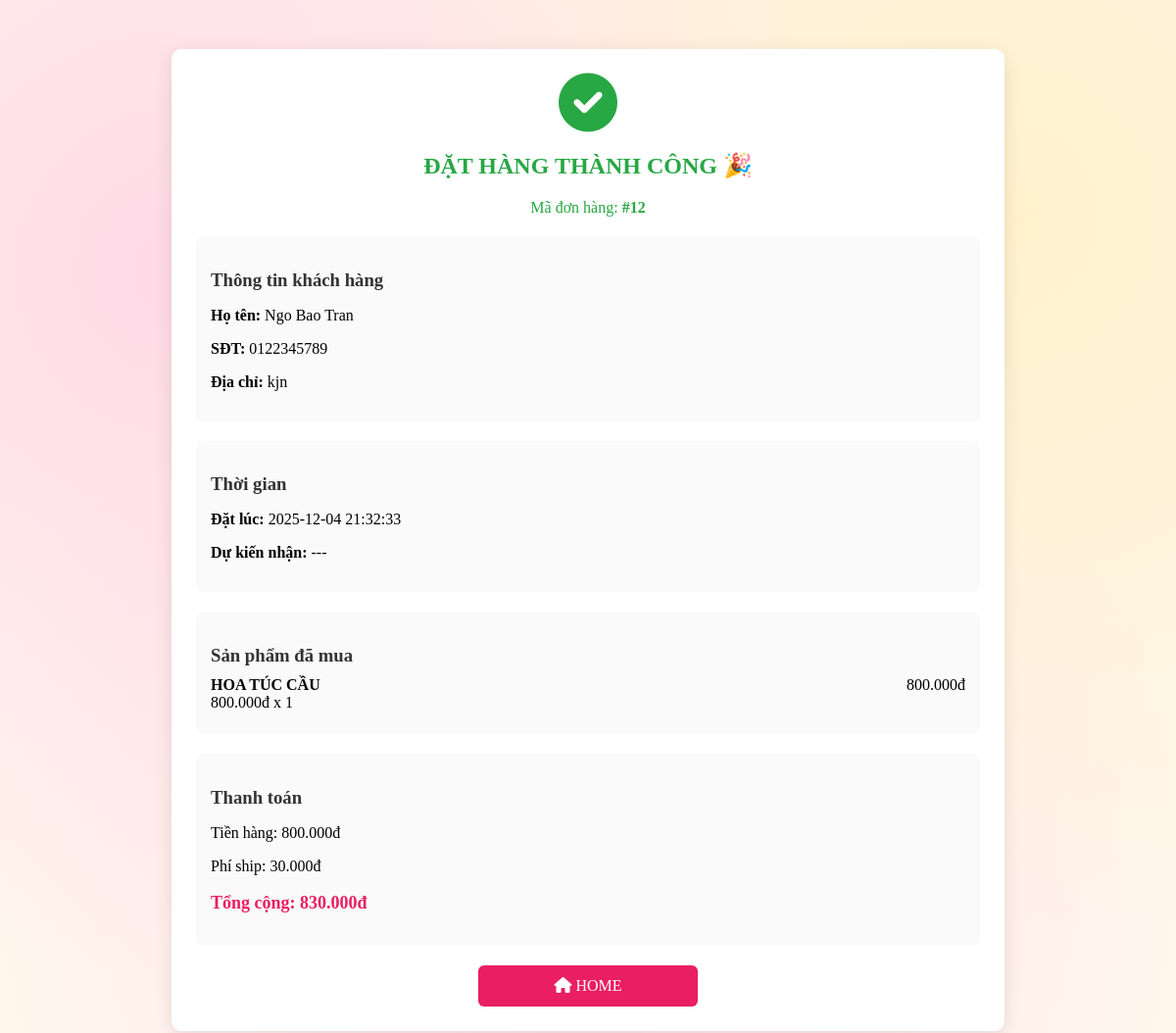
The app's page /order_success.php?id=12 with its own data.
### tables this page shows
CREATE TABLE `orders` (
  `id` int(11) NOT NULL,
  `user_id` int(11) DEFAULT NULL,
  `customer_name` varchar(255) NOT NULL,
  `customer_email` varchar(255) DEFAULT NULL,
  `customer_phone` varchar(20) NOT NULL,
  `customer_address` text NOT NULL,
  `shipping_fee` decimal(10,2) NOT NULL DEFAULT 0.00,
  `total_amount` decimal(10,2) NOT NULL,
  `order_date` datetime DEFAULT current_timestamp(),
  `delivery_time` datetime DEFAULT NULL,
  `status` varchar(50) DEFAULT 'Mới'
);

CREATE TABLE `order_items` (
  `id` int(11) NOT NULL,
  `order_id` int(11) NOT NULL,
  `product_id` int(11) NOT NULL,
  `quantity` int(11) NOT NULL,
  `price` decimal(10,2) NOT NULL
);

CREATE TABLE `products` (
  `id` int(11) NOT NULL,
  `name` varchar(255) NOT NULL,
  `price` decimal(10,2) NOT NULL,
  `quantity` int(11) NOT NULL,
  `description` text DEFAULT NULL,
  `image` varchar(255) DEFAULT NULL,
  `image2` varchar(255) DEFAULT NULL,
  `image3` varchar(255) DEFAULT NULL,
  `image4` varchar(255) DEFAULT NULL
);

### order_success.php (the view, shortened to what this page needs)
<?php
require_once __DIR__ . '/db_config.php';
$order = null;
if (isset($_SESSION['order_info'])) {
    $order = $_SESSION['order_info'];
}
elseif (isset($_GET['id'])) {
    $order_id = $_GET['id'];
    $stmt = $pdo->prepare("SELECT * FROM orders WHERE id = ?");
    $stmt->execute([$order_id]);
    $order_db = $stmt->fetch();
    $stmt_items = $pdo->prepare("
        SELECT oi.*, p.name
        FROM order_items oi
        JOIN products p ON oi.product_id = p.id
        WHERE oi.order_id = ?
    ");
    $stmt_items->execute([$order_id]);
    $items = $stmt_items->fetchAll();
    if ($order_db) {
        $order = [
            'order_id' => $order_db['id'],
            'name' => $order_db['customer_name'] ?? '---',
            'phone' => $order_db['customer_phone'] ?? '---',
            'address' => $order_db['customer_address'] ?? '---',
            'order_time' => $order_db['order_date'],
            'delivery_time' => '---',
            'total' => $order_db['total_amount'] ?? 0,
            'shipping' => $order_db['shipping_fee'] ?? 0,
            'cart' => $items
        ];
    }
}
elseif (isset($_SESSION['order_info'])) {
    $order = $_SESSION['order_info'];
}
?>
<!DOCTYPE html>
<html lang="vi">
<head>
<link rel="stylesheet" href="css/style.css">
<link rel="stylesheet" href="https://cdnjs.cloudflare.com/ajax/libs/font-awesome/6.0.0/css/all.min.css">
</head>
<body>
<div class="container">
    <div class="success">
        <i class="fas fa-check-circle"></i>
        <h2>ĐẶT HÀNG THÀNH CÔNG 🎉</h2>
        <p>Mã đơn hàng: <b>#<?php echo $order['order_id']; ?></b></p>
    </div>
    <div class="section">
        <h3>Thông tin khách hàng</h3>
        <p><b>Họ tên:</b> <?php echo $order['name']; ?></p>
        <p><b>SĐT:</b> <?php echo $order['phone']; ?></p>
        <p><b>Địa chỉ:</b> <?php echo $order['address']; ?></p>
    </div>
    <div class="section">
        <h3>Thời gian</h3>
        <p><b>Đặt lúc:</b> <?php echo $order['order_time']; ?></p>
        <p><b>Dự kiến nhận:</b> <?php echo $order['delivery_time']; ?></p>
    </div>
    <div class="section">
        <h3>Sản phẩm đã mua</h3>
    <?php if (!empty($order['cart'])): ?>
        <?php foreach ($order['cart'] as $item): ?>
            <div class="item">
                <div>
                    <b><?php echo $item['name']; ?></b><br>
                    <?php echo number_format($item['price'],0,',','.'); ?>đ x <?php echo $item['quantity']; ?>
                </div>
                <div>
                    <?php echo number_format($item['price'] * $item['quantity'],0,',','.'); ?>đ
                </div>
            </div>
        <?php endforeach; ?>
    <?php else: ?>
        <p>Không có sản phẩm</p>
    <?php endif; ?>
</div>
    <div class="section">
        <h3>Thanh toán</h3>
        <p>Tiền hàng: <?php echo number_format($order['total'] - $order['shipping'],0,',','.'); ?>đ</p>
        <p>Phí ship: <?php echo number_format($order['shipping'],0,',','.'); ?>đ</p>
        <p class="total">
            Tổng cộng: <?php echo number_format($order['total'],0,',','.'); ?>đ
        </p>
    </div>
    <a href="index.php" class="btn-home">
        <i class="fas fa-home"></i> HOME
    </a>
</div>
</body>
</html>

### css/style.css (style rules this page uses)
body { font-family: 'Times New Roman', Times, serif, sans-serif; margin: 0; padding: 0; background-color: #fffaf0; }
:root { --primary-color: #e91e63; --secondary-color: #ffc107; --dark-color: #2c3e50; }
html, body { margin: 0; padding: 0; width: 100%; overflow-x: hidden; }

### order_success.php (style rules this page uses)
body { background: radial-gradient(circle at 15% 25%, rgba(255, 214, 230, 0.9), transparent 55%), radial-gradient(circle at 85% 20%, rgba(255, 241, 200, 0.9), transparent 55%), radial-gradient(circle at 50% 80%, rgba(255, 220, 235, 0.8), transparent 60%); background-color: #fff7ec; background-repeat: no-repeat; background-attachment: fixed; }
.container { max-width: 800px; margin: 50px auto; background: #fff; padding: 25px; border-radius: 10px; box-shadow: 0 5px 20px rgba(0,0,0,0.1); }
.success { text-align: center; color: #28a745; }
.success i { font-size: 60px; }
.section { margin-top: 20px; padding: 15px; border-radius: 8px; background: #fafafa; }
.section h3 { margin-bottom: 10px; color: #333; }
.item { display: flex; justify-content: space-between; margin-bottom: 8px; }
.total { font-weight: bold; color: #e91e63; font-size: 18px; }
.btn-home { display: block; margin: 20px auto 0; text-align: center; padding: 12px; width: 200px; background: #e91e63; color: white; border-radius: 6px; text-decoration: none; }

### records on screen
orders: id "12", customer_name "Ngo Bao Tran", customer_phone "0122345789", customer_address "kjn", order_date "2025-12-04 21:32:33", $order['total'] - $order['shipping'] "800.000", shipping_fee "30.000", total_amount "830.000"
order_items: product.name "HOA TÚC CẦU", price "800.000", quantity "1", $item['price'] * $item['quantity'] "800.000"

### other values on screen
$order['delivery_time'] "---"
